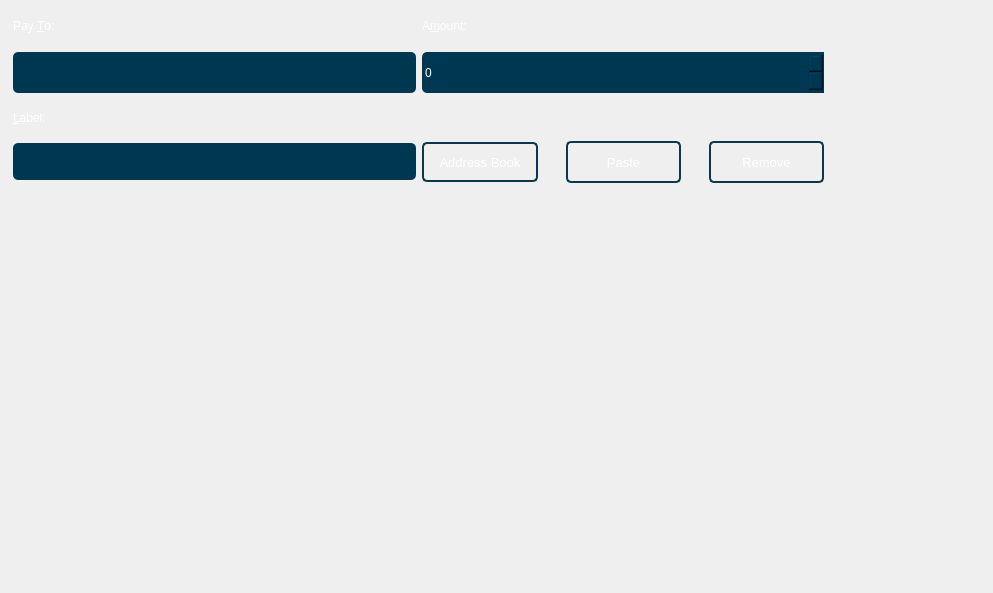
<?xml version="1.0" encoding="UTF-8"?>
<ui version="4.0">
 <class>SendCoinsEntry</class>
 <widget class="QFrame" name="SendCoinsEntry">
  <property name="geometry">
   <rect>
    <x>0</x>
    <y>0</y>
    <width>993</width>
    <height>593</height>
   </rect>
  </property>
  <property name="sizePolicy">
   <sizepolicy hsizetype="Expanding" vsizetype="Preferred">
    <horstretch>0</horstretch>
    <verstretch>0</verstretch>
   </sizepolicy>
  </property>
  <property name="minimumSize">
   <size>
    <width>0</width>
    <height>200</height>
   </size>
  </property>
  <property name="windowTitle">
   <string>Form</string>
  </property>
  <property name="styleSheet">
   <string notr="true">border:0px;
 background:'#0a2634';</string>
  </property>
  <property name="frameShape">
   <enum>QFrame::StyledPanel</enum>
  </property>
  <property name="frameShadow">
   <enum>QFrame::Sunken</enum>
  </property>
  <widget class="QWidget" name="horizontalLayoutWidget">
   <property name="geometry">
    <rect>
     <x>13</x>
     <y>5</y>
     <width>811</width>
     <height>181</height>
    </rect>
   </property>
   <layout class="QHBoxLayout" name="horizontalLayout">
    <property name="sizeConstraint">
     <enum>QLayout::SetDefaultConstraint</enum>
    </property>
    <item>
     <layout class="QVBoxLayout" name="verticalLayout">
      <item>
       <layout class="QVBoxLayout" name="p">
        <item>
         <widget class="QLabel" name="label_2">
          <property name="sizePolicy">
           <sizepolicy hsizetype="Expanding" vsizetype="Expanding">
            <horstretch>0</horstretch>
            <verstretch>0</verstretch>
           </sizepolicy>
          </property>
          <property name="styleSheet">
           <string notr="true">color:white</string>
          </property>
          <property name="text">
           <string>Pay &amp;To:</string>
          </property>
          <property name="alignment">
           <set>Qt::AlignLeading|Qt::AlignLeft|Qt::AlignVCenter</set>
          </property>
          <property name="buddy">
           <cstring>payTo</cstring>
          </property>
         </widget>
        </item>
        <item>
         <widget class="QValidatedLineEdit" name="payTo">
          <property name="sizePolicy">
           <sizepolicy hsizetype="Expanding" vsizetype="Expanding">
            <horstretch>0</horstretch>
            <verstretch>0</verstretch>
           </sizepolicy>
          </property>
          <property name="toolTip">
           <string>The address to send the payment to (e.g. DPpauUHW4ksipzUQhKKVAxscM6UonAAjhX)</string>
          </property>
          <property name="styleSheet">
           <string notr="true">background:#003750;
color:white;
padding:2px;
border-radius:5px;</string>
          </property>
          <property name="maxLength">
           <number>34</number>
          </property>
         </widget>
        </item>
       </layout>
      </item>
      <item>
       <layout class="QVBoxLayout" name="verticalLayout_4">
        <property name="bottomMargin">
         <number>6</number>
        </property>
        <item>
         <widget class="QLabel" name="label_4">
          <property name="sizePolicy">
           <sizepolicy hsizetype="Expanding" vsizetype="Expanding">
            <horstretch>0</horstretch>
            <verstretch>0</verstretch>
           </sizepolicy>
          </property>
          <property name="styleSheet">
           <string notr="true">color:white</string>
          </property>
          <property name="text">
           <string>&amp;Label:</string>
          </property>
          <property name="alignment">
           <set>Qt::AlignLeading|Qt::AlignLeft|Qt::AlignVCenter</set>
          </property>
          <property name="buddy">
           <cstring>addAsLabel</cstring>
          </property>
         </widget>
        </item>
        <item>
         <widget class="QValidatedLineEdit" name="addAsLabel">
          <property name="sizePolicy">
           <sizepolicy hsizetype="Expanding" vsizetype="Expanding">
            <horstretch>0</horstretch>
            <verstretch>0</verstretch>
           </sizepolicy>
          </property>
          <property name="toolTip">
           <string>Enter a label for this address to add it to your address book</string>
          </property>
          <property name="styleSheet">
           <string notr="true">background:#003750;
color:white;
padding:2px;
border-radius:5px;</string>
          </property>
         </widget>
        </item>
       </layout>
      </item>
     </layout>
    </item>
    <item>
     <layout class="QVBoxLayout" name="verticalLayout_2">
      <item>
       <layout class="QVBoxLayout" name="verticalLayout_5">
        <property name="sizeConstraint">
         <enum>QLayout::SetDefaultConstraint</enum>
        </property>
        <item>
         <widget class="QLabel" name="label">
          <property name="sizePolicy">
           <sizepolicy hsizetype="Expanding" vsizetype="Preferred">
            <horstretch>0</horstretch>
            <verstretch>0</verstretch>
           </sizepolicy>
          </property>
          <property name="styleSheet">
           <string notr="true">color:white</string>
          </property>
          <property name="text">
           <string>A&amp;mount:</string>
          </property>
          <property name="alignment">
           <set>Qt::AlignLeading|Qt::AlignLeft|Qt::AlignVCenter</set>
          </property>
          <property name="buddy">
           <cstring>payAmount</cstring>
          </property>
         </widget>
        </item>
        <item>
         <widget class="BitcoinAmountField" name="payAmount">
          <property name="sizePolicy">
           <sizepolicy hsizetype="Expanding" vsizetype="Preferred">
            <horstretch>0</horstretch>
            <verstretch>0</verstretch>
           </sizepolicy>
          </property>
          <property name="minimumSize">
           <size>
            <width>0</width>
            <height>39</height>
           </size>
          </property>
          <property name="styleSheet">
           <string notr="true">background:#003750;
color:white;
padding:1px;
border-top-left-radius:5px;border-bottom-left-radius:5px;</string>
          </property>
         </widget>
        </item>
       </layout>
      </item>
      <item>
       <layout class="QVBoxLayout" name="verticalLayout_7">
        <item>
         <spacer name="verticalSpacer">
          <property name="orientation">
           <enum>Qt::Vertical</enum>
          </property>
          <property name="sizeType">
           <enum>QSizePolicy::Ignored</enum>
          </property>
          <property name="sizeHint" stdset="0">
           <size>
            <width>20</width>
            <height>40</height>
           </size>
          </property>
         </spacer>
        </item>
        <item>
         <layout class="QHBoxLayout" name="horizontalLayout_2">
          <property name="sizeConstraint">
           <enum>QLayout::SetDefaultConstraint</enum>
          </property>
          <property name="topMargin">
           <number>0</number>
          </property>
          <item>
           <widget class="QToolButton" name="addressBookButton">
            <property name="sizePolicy">
             <sizepolicy hsizetype="Preferred" vsizetype="Preferred">
              <horstretch>0</horstretch>
              <verstretch>0</verstretch>
             </sizepolicy>
            </property>
            <property name="maximumSize">
             <size>
              <width>16777215</width>
              <height>40</height>
             </size>
            </property>
            <property name="font">
             <font>
              <pointsize>10</pointsize>
             </font>
            </property>
            <property name="toolTip">
             <string>Choose address from address book</string>
            </property>
            <property name="styleSheet">
             <string notr="true">QToolButton { 
 background-color: &quot;#002d3f&quot;;
	border:2px solid;
border-color: rgb(11, 56, 77);
	color:white;
	outline: none;
	padding:10px;
border-radius:5px;

}

QToolButton:pressed {
   background-color: &quot;#002d3f&quot;;
border:1px solid gray;
	color:white;

}
QToolButton:focus:pressed { 
    background: &quot;#003750&quot;;
	border:1px solid #0adbf0;
	color:white;

 }
QToolButton:focus { 
   background-color: &quot;#002d3f&quot;;
	border:1px solid gray;
	color:white;

}
QToolButton:hover {
     background-color: &quot;#002d3f&quot;;
	border:1px solid #0adbf0;
 }
QToolButton:checked { 
     background-color: &quot;#002d3f&quot;;
border:1px solid gray;
	color:white;

 }
QToolButton:disabled { 
    background:'#0a2634';
color:gray;
border:1px solid gray;
 }
</string>
            </property>
            <property name="text">
             <string>Address Book</string>
            </property>
            <property name="shortcut">
             <string>Alt+A</string>
            </property>
           </widget>
          </item>
          <item>
           <spacer name="horizontalSpacer">
            <property name="orientation">
             <enum>Qt::Horizontal</enum>
            </property>
            <property name="sizeHint" stdset="0">
             <size>
              <width>1</width>
              <height>20</height>
             </size>
            </property>
           </spacer>
          </item>
          <item>
           <widget class="QToolButton" name="pasteButton">
            <property name="minimumSize">
             <size>
              <width>115</width>
              <height>0</height>
             </size>
            </property>
            <property name="font">
             <font>
              <pointsize>10</pointsize>
             </font>
            </property>
            <property name="toolTip">
             <string>Paste address from clipboard</string>
            </property>
            <property name="styleSheet">
             <string notr="true">QToolButton { 
 background-color: &quot;#002d3f&quot;;
	border:2px solid;
border-color: rgb(11, 56, 77);
	color:white;
	outline: none;
	padding:10px;
border-radius:5px;
}

QToolButton:pressed {
   background-color: &quot;#002d3f&quot;;
border:1px solid gray;
	color:white;

}
QToolButton:focus:pressed { 
    background: &quot;#003750&quot;;
	border:1px solid #0adbf0;
	color:white;

 }
QToolButton:focus { 
   background-color: &quot;#002d3f&quot;;
	border:1px solid gray;
	color:white;

}
QToolButton:hover {
     background-color: &quot;#002d3f&quot;;
	border:1px solid #0adbf0;
 }
QToolButton:checked { 
     background-color: &quot;#002d3f&quot;;
border:1px solid gray;
	color:white;

 }
QToolButton:disabled { 
    background:'#0a2634';
color:gray;
border:1px solid gray;
 }
</string>
            </property>
            <property name="text">
             <string>Paste</string>
            </property>
            <property name="shortcut">
             <string>Alt+P</string>
            </property>
           </widget>
          </item>
          <item>
           <spacer name="horizontalSpacer_2">
            <property name="orientation">
             <enum>Qt::Horizontal</enum>
            </property>
            <property name="sizeHint" stdset="0">
             <size>
              <width>1</width>
              <height>20</height>
             </size>
            </property>
           </spacer>
          </item>
          <item>
           <widget class="QToolButton" name="deleteButton">
            <property name="minimumSize">
             <size>
              <width>115</width>
              <height>0</height>
             </size>
            </property>
            <property name="font">
             <font>
              <pointsize>10</pointsize>
             </font>
            </property>
            <property name="toolTip">
             <string>Remove this recipient</string>
            </property>
            <property name="styleSheet">
             <string notr="true">QToolButton { 
 background-color: &quot;#002d3f&quot;;
	border:2px solid;
border-color: rgb(11, 56, 77);
	color:white;
	outline: none;
	padding:10px;
border-radius:5px;
}

QToolButton:pressed {
   background-color: &quot;#002d3f&quot;;
border:1px solid gray;
	color:white;

}
QToolButton:focus:pressed { 
    background: &quot;#003750&quot;;
	border:1px solid #0adbf0;
	color:white;

 }
QToolButton:focus { 
   background-color: &quot;#002d3f&quot;;
	border:1px solid gray;
	color:white;

}
QToolButton:hover {
     background-color: &quot;#002d3f&quot;;
	border:1px solid #0adbf0;
 }
QToolButton:checked { 
     background-color: &quot;#002d3f&quot;;
border:1px solid gray;
	color:white;

 }
QToolButton:disabled { 
    background:'#0a2634';
color:gray;
border:1px solid gray;
 }
</string>
            </property>
            <property name="text">
             <string>Remove</string>
            </property>
           </widget>
          </item>
         </layout>
        </item>
       </layout>
      </item>
     </layout>
    </item>
   </layout>
  </widget>
 </widget>
 <customwidgets>
  <customwidget>
   <class>BitcoinAmountField</class>
   <extends>QSpinBox</extends>
   <header>bitcoinamountfield.h</header>
   <container>1</container>
  </customwidget>
  <customwidget>
   <class>QValidatedLineEdit</class>
   <extends>QLineEdit</extends>
   <header>qvalidatedlineedit.h</header>
  </customwidget>
 </customwidgets>
 <resources/>
 <connections/>
</ui>
